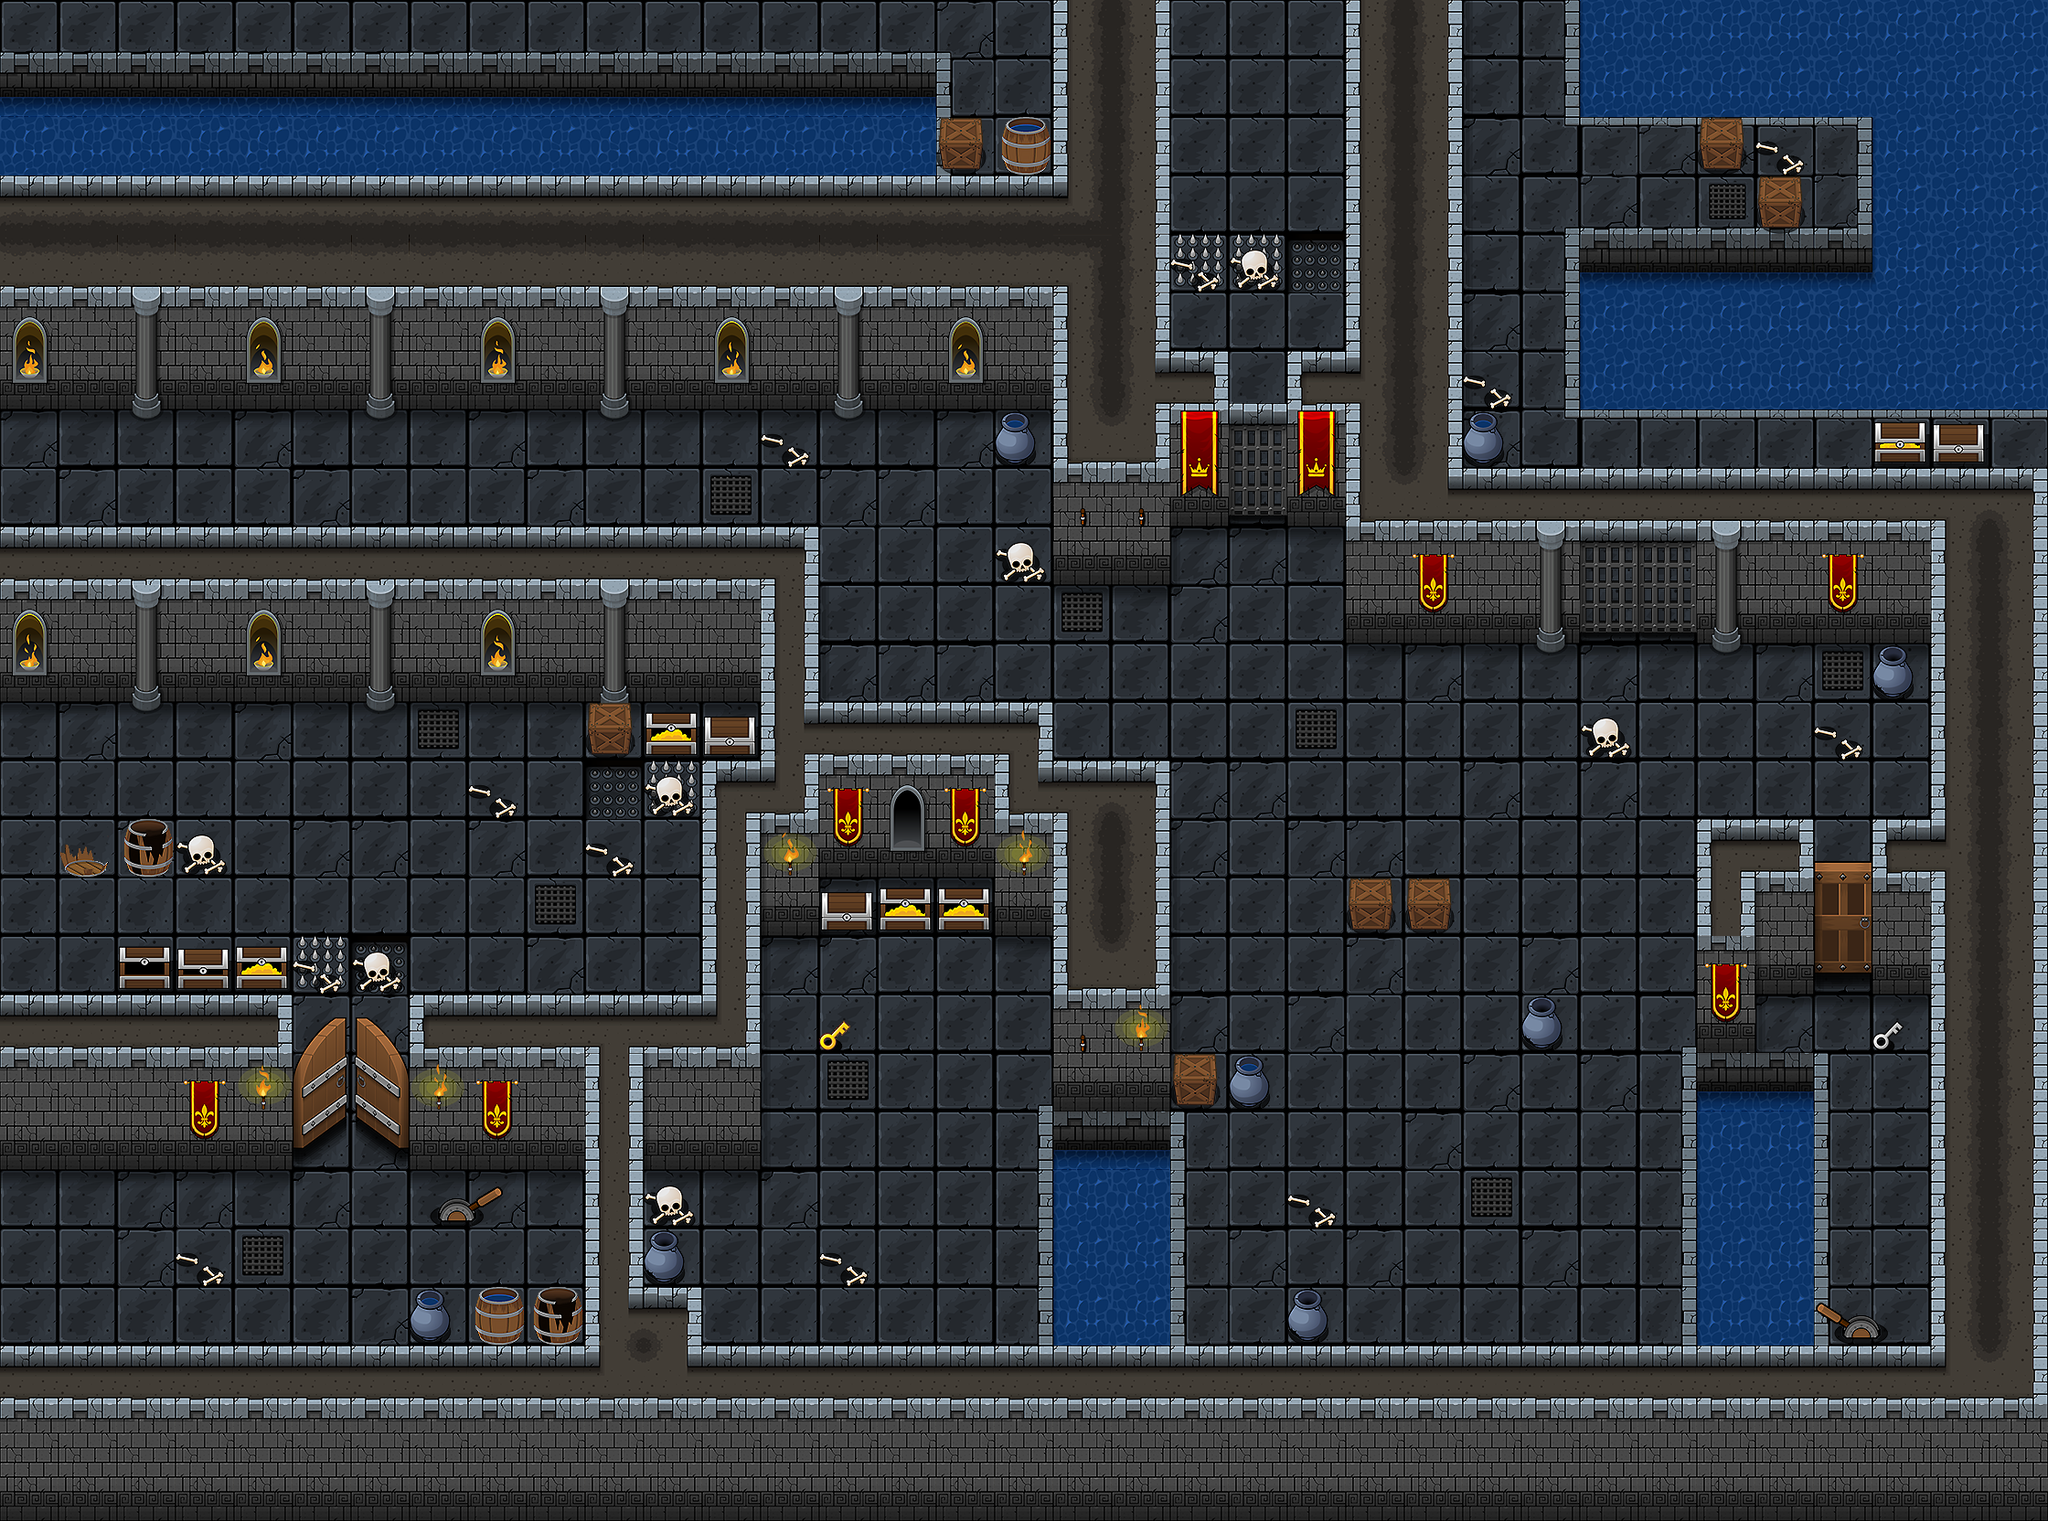

Below is a game level as drawn by its tile map, then a one-line description and the .tmx that defines it (tile-layer data replaced by summaries):
An orthogonal 35x26 tile map with 64x64 px tiles, 6 tile layers (flour, onFlour, sinkLayer, blockLayer, ...) and 20 objects.

<map version="1.0" tiledversion="1.1.6" orientation="orthogonal" renderorder="right-down" width="35" height="26" tilewidth="64" tileheight="64" infinite="0" nextobjectid="35">
 <tileset firstgid="1" name="tileSheet04-01" tilewidth="64" tileheight="64" tilecount="260" columns="13">
  <image source="tileSheet18-09.png" width="832" height="1280" />
 </tileset>
 <layer name="flour" width="35" height="26">
  <data>[910 cells, 237 non-empty, 14 distinct tile ids]</data>
 </layer>
 <layer name="onFlour" width="35" height="26">
  <data>[910 cells, 5 non-empty, 2 distinct tile ids]</data>
 </layer>
 <layer name="sinkLayer" width="35" height="26">
  <data>[910 cells, 18 non-empty, 5 distinct tile ids]</data>
 </layer>
 <layer name="blockLayer" width="35" height="26">
  <data>[910 cells, 631 non-empty, 70 distinct tile ids]</data>
 </layer>
 <layer name="onBlockLayer" width="35" height="26">
  <data>[910 cells, 84 non-empty, 45 distinct tile ids]</data>
 </layer>
 <objectgroup name="playerLayer">
  <object id="2" gid="178" x="287" y="590" width="64" height="64">
   <properties>
    <property name="type" value="playerStartPosition" />
   </properties>
  </object>
  <object id="3" gid="178" x="352" y="605" width="64" height="64">
   <properties>
    <property name="type" value="scene1Goal" />
   </properties>
  </object>
  <object id="4" gid="178" x="672" y="605" width="64" height="64">
   <properties>
    <property name="type" value="scene2Goal" />
   </properties>
  </object>
  <object id="23" gid="178" x="992" y="797" width="64" height="64">
   <properties>
    <property name="type" value="scene3Goal" />
   </properties>
  </object>
  <object id="32" gid="178" x="1376" y="861" width="64" height="64">
   <properties>
    <property name="type" value="scene4Goal" />
   </properties>
  </object>
 </objectgroup>
 <objectgroup name="objectLayer">
  <object id="5" gid="235" x="1143.66" y="692.667" width="64" height="64">
   <properties>
    <property name="scene" type="int" value="4" />
    <property name="sprite" value="allowedToHit" />
    <property name="type" value="barrel" />
   </properties>
  </object>
  <object id="7" gid="235" x="1151.16" y="757.667" width="64" height="64">
   <properties>
    <property name="scene" type="int" value="4" />
    <property name="sprite" value="allowedToHit" />
    <property name="type" value="barrel" />
   </properties>
  </object>
  <object id="9" gid="237" x="1858" y="794" width="64" height="64">
   <properties>
    <property name="scene" type="int" value="5" />
    <property name="sprite" value="allowedToHit2" />
    <property name="type" value="barrel" />
   </properties>
  </object>
  <object id="10" gid="239" x="1894" y="876" width="64" height="64">
   <properties>
    <property name="scene" type="int" value="5" />
    <property name="sprite" value="needToHit" />
    <property name="type" value="barrel" />
   </properties>
  </object>
  <object id="11" gid="239" x="2048" y="1272.67" width="64" height="64">
   <properties>
    <property name="scene" type="int" value="5" />
    <property name="sprite" value="needToHit" />
    <property name="type" value="barrel" />
   </properties>
  </object>
  <object id="12" gid="237" x="1988.67" y="1256" width="64" height="64">
   <properties>
    <property name="scene" type="int" value="5" />
    <property name="sprite" value="allowedToHit2" />
    <property name="type" value="barrel" />
   </properties>
  </object>
  <object id="13" gid="236" x="2032" y="1344" width="64" height="64">
   <properties>
    <property name="scene" type="int" value="5" />
    <property name="sprite" value="restrictedToHit" />
    <property name="type" value="barrel" />
   </properties>
  </object>
  <object id="14" gid="239" x="2000" y="1406" width="64" height="64">
   <properties>
    <property name="scene" type="int" value="5" />
    <property name="sprite" value="needToHit" />
    <property name="type" value="barrel" />
   </properties>
  </object>
  <object id="25" gid="235" x="1148.17" y="826.166" width="64" height="64">
   <properties>
    <property name="scene" type="int" value="4" />
    <property name="sprite" value="allowedToHit" />
    <property name="type" value="barrel" />
   </properties>
  </object>
  <object id="26" gid="235" x="1222.84" y="823.167" width="64" height="64">
   <properties>
    <property name="scene" type="int" value="4" />
    <property name="sprite" value="allowedToHit" />
    <property name="type" value="barrel" />
   </properties>
  </object>
  <object id="29" gid="236" x="1028" y="1397.67" width="64" height="64">
   <properties>
    <property name="scene" type="int" value="5" />
    <property name="sprite" value="restrictedToHit" />
    <property name="type" value="barrel" />
   </properties>
  </object>
  <object id="30" gid="237" x="1211.17" y="697.666" width="64" height="64">
   <properties>
    <property name="scene" type="int" value="4" />
    <property name="sprite" value="allowedToHit2" />
    <property name="type" value="barrel" />
   </properties>
  </object>
  <object id="31" gid="237" x="1214.33" y="757.333" width="64" height="64">
   <properties>
    <property name="scene" type="int" value="4" />
    <property name="sprite" value="allowedToHit2" />
    <property name="type" value="barrel" />
   </properties>
  </object>
  <object id="33" gid="242" x="1022.67" y="1257.33" width="64" height="64">
   <properties>
    <property name="scene" type="int" value="5" />
    <property name="sprite" value="needToHit" />
    <property name="type" value="barrel" />
   </properties>
  </object>
  <object id="34" gid="242" x="1024" y="1468" width="64" height="64">
   <properties>
    <property name="scene" type="int" value="5" />
    <property name="sprite" value="needToHit" />
    <property name="type" value="barrel" />
   </properties>
  </object>
 </objectgroup>
 <layer name="upperLayer" width="35" height="26">
  <data>[910 cells, 33 non-empty, 9 distinct tile ids]</data>
 </layer>
</map>
